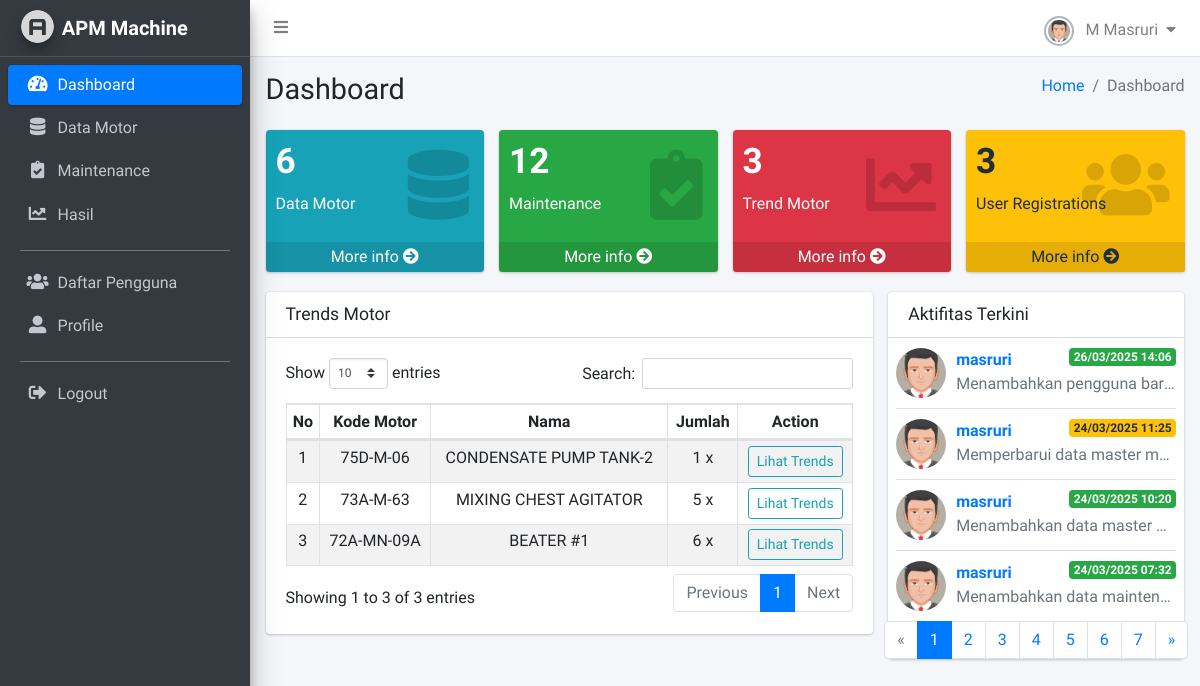
Page /apm-machine/dashboard/ (signed in) on the committed database.
### monitoring/models.py (models this page shows, shortened)
class Motor(models.Model):
    tag_number = models.CharField(_("Tag No"), max_length=50, unique=True)
    name = models.CharField(_("Motor Name"), max_length=100, null=True, blank=True)
    output = models.FloatField(_("Output"), help_text='Daya dalam KW', null=True, blank=True)
    voltage = models.FloatField(_("Voltage"), help_text='Tegangan dalam Volt', null=True, blank=True)
    starter_type = models.CharField(_("Starter Type"), max_length=50, null=True, blank=True)
    set_ol = models.FloatField(_("SET OL"), null=True, blank=True)
    input = models.FloatField(_("Input"), help_text='Arus dalam Ampere', null=True, blank=True)
    speed = models.FloatField(_("Speed"), help_text='RPM', null=True, blank=True)
    frek = models.FloatField(_("FREK/WEN/CY/HZ"), null=True, blank=True)
    frame = models.CharField(_("Frame"), max_length=50, null=True, blank=True)
    foundation_type = models.CharField(_("Fondation Type"), max_length=50, help_text='Rigid atau Flexible', null=True, blank=True)
    class_type = models.CharField(_("Class Type"), max_length=50, help_text='Kelas 2 atau 3', null=True, blank=True)
    created_at = models.DateTimeField(auto_now_add=True, verbose_name="Dibuat Pada")
    class Meta:
        verbose_name = "Motor"
        verbose_name_plural = "Daftar Motor"

class LogActivity(models.Model):
    user = models.ForeignKey(User, on_delete=models.CASCADE)
    action = models.CharField(max_length=100)
    description = models.TextField()
    timestamp = models.DateTimeField(auto_now_add=True)
    class Meta:
        verbose_name = "Logs Activity"
        verbose_name_plural = "Logs Aktifitas Pengguna"

### monitoring/views/dashboards.py (the view)
# urls.py: path('dashboard/', dashboard, name='dashboard'),
@login_required(login_url='login')
def dashboard(request):
    motors = Motor.objects.all()
    maintenances = Maintenance.objects.all()
    users = User.objects.all()
    logs_list = LogActivity.objects.all().order_by('-timestamp')
    paginator = Paginator(logs_list, 4)
    page_number = request.GET.get('page')
    logs = paginator.get_page(page_number)
    trends = motors.annotate(
        total_trend=Count('maintenance'),
        last_created=Max('maintenance__created_at')
    ).filter(total_trend__gt=0).order_by('-last_created')
    context = {
        'motors' : motors,
        'maintenances': maintenances,
        'users': users,
        'logs': logs,
        'trends': trends
    }
    return render(request, 'dashboard.html', context)

### templates/dashboard.html (shortened to what this page needs)
{% load static %}
<!DOCTYPE html>
<html lang="en">
<head>
    <link rel="stylesheet" href="{% static 'plugins/fontawesome-free/css/all.min.css' %}">
    <link rel='stylesheet' href='https://cdnjs.cloudflare.com/ajax/libs/font-awesome/4.0.3/css/font-awesome.css'>
    <link rel="stylesheet" href="{% static 'plugins/datatables-bs4/css/dataTables.bootstrap4.min.css' %}">
    <link rel="stylesheet" href="{% static 'plugins/datatables-responsive/css/responsive.bootstrap4.min.css' %}">
    <link rel="stylesheet" href="{% static 'plugins/sweetalert2-theme-bootstrap-4/bootstrap-4.min.css' %}">
    <link rel="stylesheet" href="{% static 'plugins/toastr/toastr.min.css' %}">
    <link rel="stylesheet" href="{% static 'dist/css/adminlte.min.css' %}">
</head>
<body class="hold-transition sidebar-mini layout-fixed layout-navbar-fixed layout-footer-fixed">
    <div class="wrapper">
        {% include 'snippets/navbar.html' %}
        {% include 'snippets/sidebar.html' %}
        <div class="content-wrapper">
            <div class="content-header">
            <div class="container-fluid">
                <div class="row mb-2">
                <div class="col-sm-6">
                    <h1 class="m-0">Dashboard</h1>
                </div>
                <div class="col-sm-6">
                    <ol class="breadcrumb float-sm-right">
                    <li class="breadcrumb-item"><a href="#">Home</a></li>
                    <li class="breadcrumb-item active">Dashboard</li>
                    </ol>
                </div>
                </div>
            </div>
            </div>
            <section class="content">
                <div class="container-fluid">
                    <div class="row">
                        <div class="col-lg-3 col-6">
                            <div class="small-box bg-info">
                            <div class="inner">
                                <h3>{{motors.count}}</h3>
                                <p>Data Motor</p>
                            </div>
                            <div class="icon">
                                <i class="fas fa-database"></i>
                            </div>
                            <a href="{% url 'data_motor' %}" class="small-box-footer">More info <i class="fas fa-arrow-circle-right"></i></a>
                            </div>
                        </div>
                        <div class="col-lg-3 col-6">
                            <div class="small-box bg-success">
                            <div class="inner">
                                <h3>{{maintenances.count}}</h3>
                                <p>Maintenance</p>
                            </div>
                            <div class="icon">
                                <i class="fas fa-clipboard-check"></i>
                            </div>
                            <a href="{% url 'data_maintenance' %}" class="small-box-footer">More info <i class="fas fa-arrow-circle-right"></i></a>
                            </div>
                        </div>
                        <div class="col-lg-3 col-6">
                            <div class="small-box bg-danger">
                            <div class="inner">
                                <h3>{{trends.count}}</h3>
                                <p>Trend Motor</p>
                            </div>
                            <div class="icon">
                                <i class="fas fa-chart-line"></i>
                            </div>
                            <a href="{% url 'data_results' %}" class="small-box-footer">More info <i class="fas fa-arrow-circle-right"></i></a>
                            </div>
                        </div>
                        <div class="col-lg-3 col-6">
                            <div class="small-box bg-warning">
                            <div class="inner">
                                <h3>{{users.count}}</h3>
                                <p>User Registrations</p>
                            </div>
                            <div class="icon">
                                <i class="fas fa-users"></i>
                            </div>
                            <a href="{% url 'list_pengguna' %}" class="small-box-footer">More info <i class="fas fa-arrow-circle-right"></i></a>
                            </div>
                        </div>
                    </div>
                    <div class="row">
                        <div class="col-md-8">
                            <div class="card">
                                <div class="card-header">
                                    <h3 class="card-title">Trends Motor</h3>
                                </div>
                            <div class="card-body">
                                <table id="tbtrendmotor" class="table table-sm table-bordered table-striped text-center">
                                    <thead>
                                    <tr>
                                        <th>No</th>
                                        <th>Kode Motor</th>
                                        <th>Nama</th>
                                        <th>Jumlah</th>
                                        <th>Action</th>
                                    </tr>
                                    </thead>
                                    <tbody>
                                        {% for m in trends %}
                                        <tr>
                                            <td>{{forloop.counter}}</td>
                                            <td>{{m.tag_number}}</td>
                                            <td>{{m.name}}</td>
                                            <td>{{m.total_trend}} x</td>
                                            <td>
                                                <a href="{% url 'motor_trend' m.id %}" class="btn btn-outline-info btn-sm"> Lihat Trends </a>
                                            </td>
                                        </tr>
                                        {% endfor %}
                                    </tbody>
                                </table>
                            </div>
                            </div>
                        </div>
                        <div class="col-md-4">
                            <div class="card">
                                <div class="card-header">
                                    <h3 class="card-title">Aktifitas Terkini</h3>
                                </div>
                                <div class="card-body p-0">
                                    <ul class="products-list product-list-in-card pl-2 pr-2">
                                    {% for l in logs %}
                                    <li class="item">
                                        <div class="product-img">
                                        <img src="{% static 'dist/img/user.jpg' %}" alt="Product Image" class="img-fluid img-circle">
                                        </div>
                                        <div class="product-info">
                                        <a class="product-title">{{l.user}}
                                            <span class="badge
                                            {% if l.action == "Add" %}
                                            badge-success
                                            {% elif l.action == "Change" %}
                                            badge-warning
                                            {% else %}
                                            badge-danger
                                            {% endif %}
                                            float-right">{{l.timestamp|date:'d/m/Y H:i'}}</span></a>
                                        <span class="product-description">
                                            {{l.description}}
                                        </span>
                                        </div>
                                    </li>
                                    {% empty %}
                                    <p class="text-center">Tidak ada aktivitas.</p>
                                    {% endfor %}
                                    {% if logs.has_other_pages %}
                                    <nav>
                                        <ul class="pagination justify-content-center">
                                            {% if logs.has_previous %}
                                            <li class="page-item">
                                                <a class="page-link" href="?page={{ logs.previous_page_number }}" aria-label="Previous">
                                                    <span aria-hidden="true">&laquo;</span>
                                                </a>
                                            </li>
                                            {% else %}
                                            <li class="page-item disabled">
                                                <span class="page-link">&laquo;</span>
                                            </li>
                                            {% endif %}
                                            {% for num in logs.paginator.page_range %}
                                            <li class="page-item {% if logs.number == num %}active{% endif %}">
                                                <a class="page-link" href="?page={{ num }}">{{ num }}</a>
                                            </li>
                                            {% endfor %}
                                            {% if logs.has_next %}
                                            <li class="page-item">
                                                <a class="page-link" href="?page={{ logs.next_page_number }}" aria-label="Next">
                                                    <span aria-hidden="true">&raquo;</span>
                                                </a>
                                            </li>
                                            {% else %}
                                            <li class="page-item disabled">
                                                <span class="page-link">&raquo;</span>
                                            </li>
                                            {% endif %}
                                        </ul>
                                    </nav>
                                    {% endif %}
                                    </ul>
                                </div>
                            </div>
                        </div>
                    </div>
                </div>
            </section>
        </div>
    </div>
</body>
</html>

### templates/snippets/navbar.html (shortened to what this page needs)
{% load static %}
<nav class="main-header navbar navbar-expand navbar-white navbar-light">
    <ul class="navbar-nav">
        <li class="nav-item">
            <a class="nav-link" data-widget="pushmenu" href="#" role="button">
                <i class="fas fa-bars"></i>
            </a>
        </li>
    </ul>
    <ul class="navbar-nav ml-auto">
        <li class="nav-item dropdown">
            <a class="nav-link" data-toggle="dropdown" href="#">
                <img class="img-circle img-bordered-sm" src="{% static 'dist/img/user.jpg' %}" alt="User Image" width="30" height="30">
                <span class="ml-2">{{ request.user.first_name }} {{ request.user.last_name }}</span>
                <i class="fas fa-caret-down ml-1"></i>
            </a>
        </li>
    </ul>
</nav>

### rows in the picture
Motor: tag_number "75D-M-06", name "CONDENSATE PUMP TANK-2", total_trend "1"
Motor: tag_number "73A-M-63", name "MIXING CHEST AGITATOR", total_trend "5"
Motor: tag_number "72A-MN-09A", name "BEATER #1", total_trend "6"
LogActivity: user "masruri", timestamp "26/03/2025 14:06", description "Menambahkan pengguna bar…"
LogActivity: user "masruri", timestamp "24/03/2025 11:25", description "Memperbarui data master m…"
LogActivity: user "masruri", timestamp "24/03/2025 10:20", description "Menambahkan data master…"
LogActivity: user "masruri", timestamp "24/03/2025 07:32", description "Menambahkan data mainten…"

### other values in the picture
{{ request.user.first_name }} "M"
{{ request.user.last_name }} "Masruri"
{{ motors.count }} "6"
{{ maintenances.count }} "12"
{{ trends.count }} "3"
{{ users.count }} "3"
{{ num }} "1" "2" "3" "4" "5" "6" "7"
